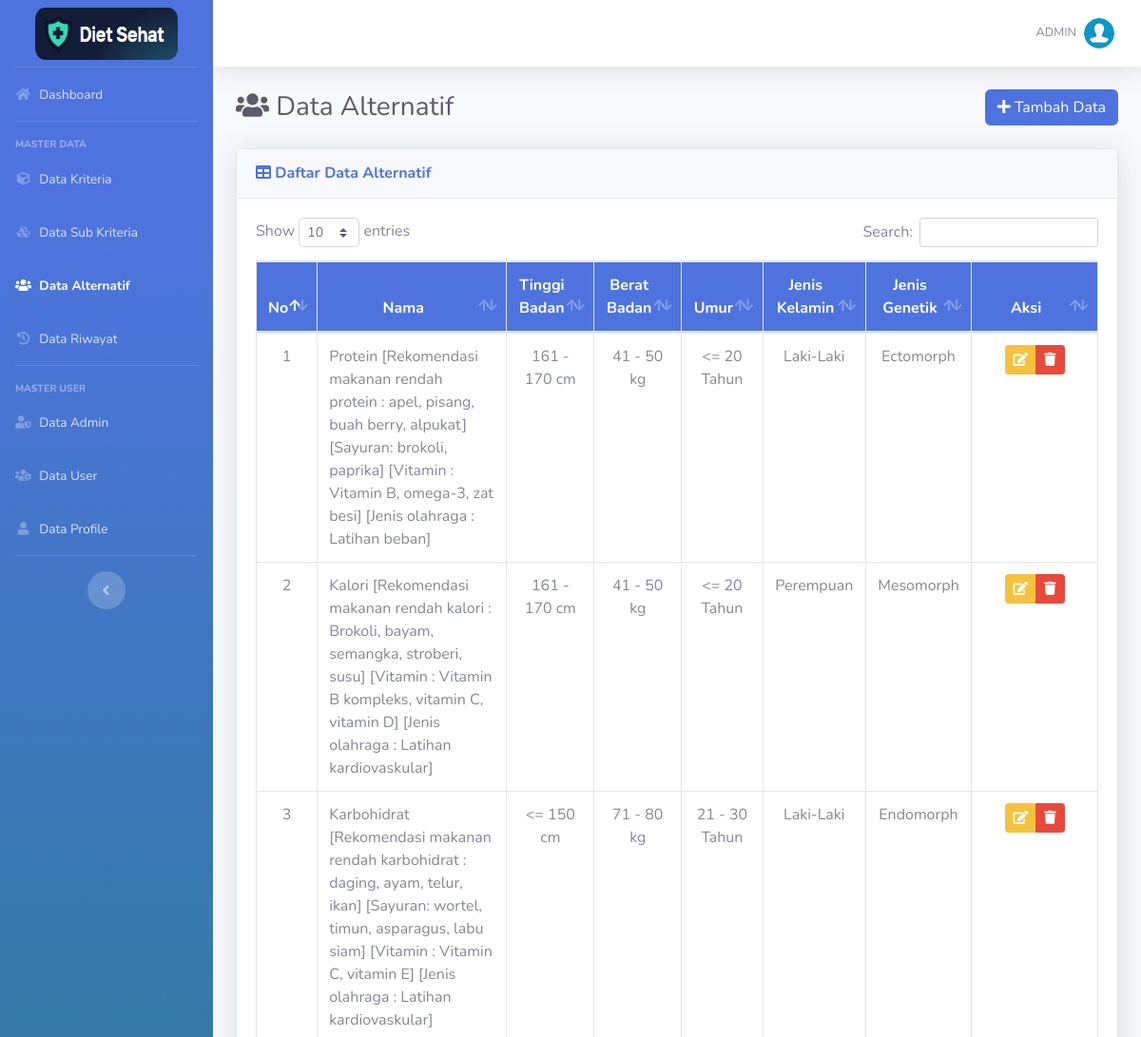
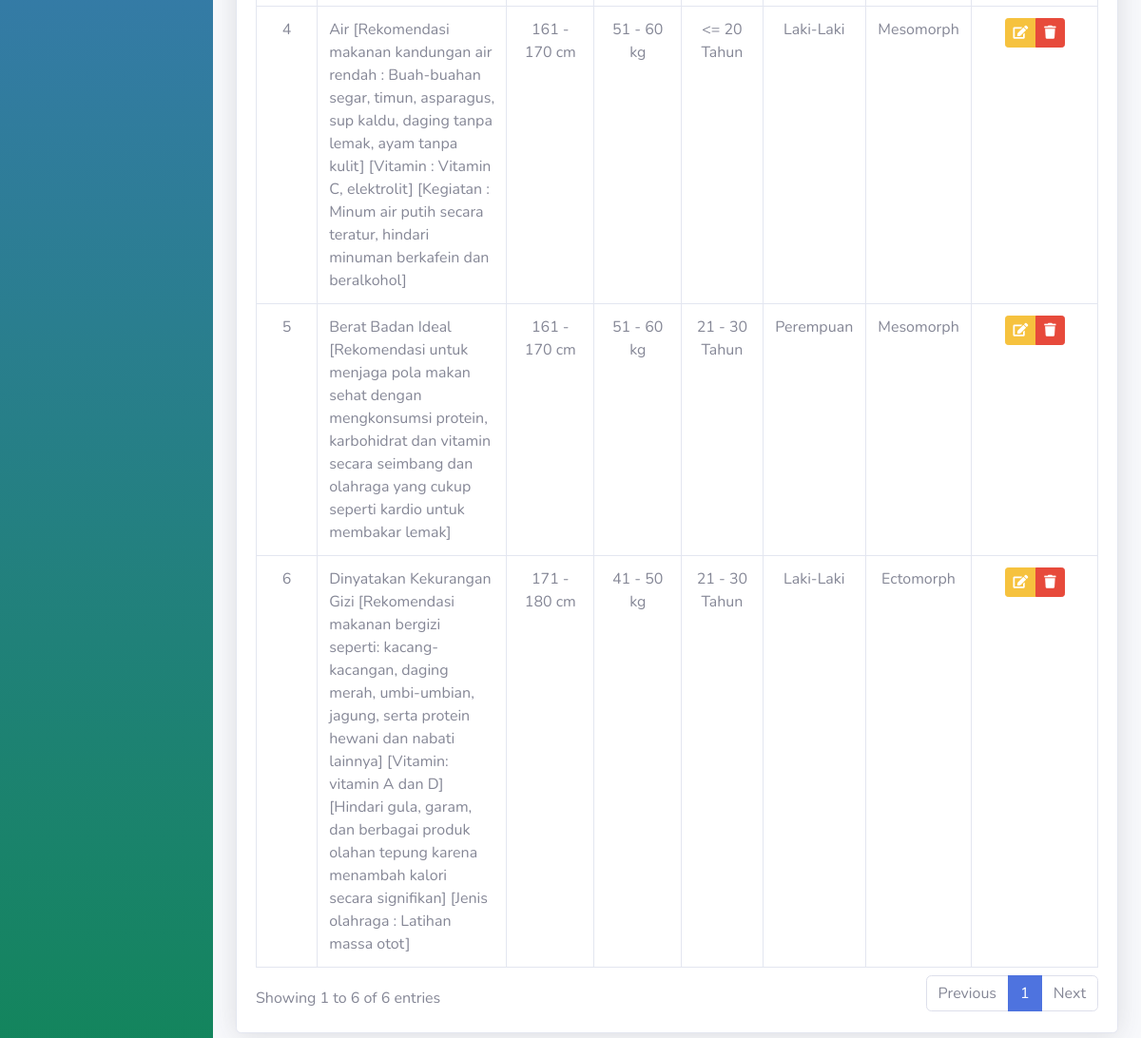
The page /list-alternatif.php (signed in) on the database its author committed (2 pictures, top to bottom).
### tables this page shows
CREATE TABLE `kriteria` (
  `id_kriteria` int(11) NOT NULL,
  `kode_kriteria` varchar(10) NOT NULL,
  `nama` varchar(50) NOT NULL,
  `type` enum('Benefit','Cost') NOT NULL
);

CREATE TABLE `alternatif` (
  `id_alternatif` char(11) NOT NULL,
  `nama` varchar(500) NOT NULL
);

CREATE TABLE `sub_kriteria` (
  `id_sub_kriteria` int(11) NOT NULL,
  `id_kriteria` int(11) NOT NULL,
  `nama` varchar(50) NOT NULL,
  `nilai` float NOT NULL
);

### includes/functions.php (called while the page is built, shortened)
<?php
function get_role() {
	if(isset($_SESSION['user_id']) && isset($_SESSION['role'])) {
		if($_SESSION['role'] == '1') {
			return 'admin';
		} else {
			return 'user';
		}
	} else {
		return false;
	}
}
?>

### list-alternatif.php (the view, shortened to what this page needs)
<?php require_once('includes/init.php'); ?>
<?php
$page = "Alternatif";
require_once('template/header.php');
$kriterias = mysqli_query($koneksi,"SELECT * FROM kriteria ORDER BY kode_kriteria ASC");
?>
<div class="d-sm-flex align-items-center justify-content-between mb-4">
    <h1 class="h3 mb-0 text-gray-800"><i class="fas fa-fw fa-users"></i> Data Alternatif</h1>
    <a href="tambah-alternatif.php" class="btn btn-success"> <i class="fa fa-plus"></i> Tambah Data </a>
</div>
<div class="card shadow mb-4">
    <div class="card-header py-3">
        <h6 class="m-0 font-weight-bold text-success"><i class="fa fa-table"></i> Daftar Data Alternatif</h6>
    </div>
    <div class="card-body">
		<div class="table-responsive">
			<table class="table table-bordered" id="dataTable" width="100%" cellspacing="0">
				<thead class="bg-success text-white">
					<tr align="center">
						<th width="5%">No</th>
						<th>Nama</th>
						<?php foreach ($kriterias as $kriteria): ?>
							<th><?= $kriteria['nama'] ?></th>
						<?php endforeach ?>
						<th width="15%">Aksi</th>
					</tr>
				</thead>
				<tbody>
				<?php
				$no=0;
				$query = mysqli_query($koneksi,"SELECT * FROM alternatif");
				while($data = mysqli_fetch_array($query)):
				$no++;
				?>
					<tr align="center">
						<td><?php echo $no; ?></td>
						<td align="left"><?php echo $data['nama']; ?></td>
						<?php
						$id_alternatif = $data['id_alternatif'];
						foreach ($kriterias as $kriteria):
							$q4 = mysqli_query($koneksi,"SELECT sub_kriteria.nama FROM penilaian JOIN sub_kriteria WHERE penilaian.nilai=sub_kriteria.id_sub_kriteria AND penilaian.id_alternatif='$id_alternatif' AND penilaian.id_kriteria='$kriteria[id_kriteria]'");
							$t = mysqli_fetch_array($q4);
							$nilai = $t['nama'];
							echo '<td>';
							echo $nilai;
							echo '</td>';
						endforeach
						?>
						<td>
							<div class="btn-group" role="group">
								<a data-toggle="tooltip" data-placement="bottom" title="Edit Data" href="edit-alternatif.php?id=<?php echo $data['id_alternatif']; ?>" class="btn btn-warning btn-sm"><i class="fa fa-edit"></i></a>
								<a  data-toggle="tooltip" data-placement="bottom" title="Hapus Data" href="hapus-alternatif.php?id=<?php echo $data['id_alternatif']; ?>" onclick="return confirm ('Apakah anda yakin untuk meghapus data ini')" class="btn btn-danger btn-sm"><i class="fa fa-trash"></i></a>
							</div>
						</td>
					</tr>
				<?php endwhile; ?>
				</tbody>
			</table>
		</div>
	</div>
</div>
<?php
require_once('template/footer.php');
?>

### template/header.php (shortened to what this page needs)
<!DOCTYPE html>
<html lang="en">
<head>
  <link href="assets/vendor/fontawesome-free/css/all.min.css" rel="stylesheet" type="text/css">
  <link href="assets/css/sb-admin-2.min.css" rel="stylesheet">
  <link href="assets/css/sb-admin-2 copy.css" rel="stylesheet">
  <link href="assets/vendor/datatables/dataTables.bootstrap4.min.css" rel="stylesheet">
</head>
<body id="page-top">
  <div id="wrapper">
    <ul class="navbar-nav bg-gradient-success sidebar sidebar-dark accordion" id="accordionSidebar">
      <a class="sidebar-brand d-flex align-items-center justify-content-center" href="index.php">
        <div class="sidebar-brand-icon rotate-n-30">
        <img src="assets/img/dietsehat.png" width="150" height="55">
        </div>
      </a>
      <hr class="sidebar-divider my-0">
      <li class="nav-item <?php if($page == "Dashboard"){echo "active";} ?>">
        <a class="nav-link" href="index.php">
          <i class="fas fa-fw fa-home"></i>
          <span>Dashboard</span></a>
      </li>
	  <?php
	  $user_role = get_role();
	  if($user_role == 'admin') {
	  ?>
      <hr class="sidebar-divider">
      <div class="sidebar-heading">
        Master Data
      </div>
	  <li class="nav-item <?php if($page == "Kriteria"){echo "active";} ?>">
        <a class="nav-link" href="list-kriteria.php">
          <i class="fas fa-fw fa-cube"></i>
          <span>Data Kriteria</span></a>
      </li>
	  <li class="nav-item <?php if($page == "Sub Kriteria"){echo "active";} ?>">
        <a class="nav-link" href="list-sub-kriteria.php">
          <i class="fas fa-fw fa-cubes"></i>
          <span>Data Sub Kriteria</span></a>
      </li>
	  <li class="nav-item <?php if($page == "Alternatif"){echo "active";} ?>">
        <a class="nav-link" href="list-alternatif.php">
          <i class="fas fa-fw fa-users"></i>
          <span>Data Alternatif</span></a>
      </li>
	  <li class="nav-item <?php if($page == "Riwayat"){echo "active";} ?>">
        <a class="nav-link" href="riwayat.php">
          <i class="fas fa-fw fa-history"></i>
          <span>Data Riwayat</span></a>
      </li>
      <hr class="sidebar-divider">
      <div class="sidebar-heading">
        Master User
      </div>
	  <li class="nav-item <?php if($page == "Admin"){echo "active";} ?>">
        <a class="nav-link" href="list-admin.php">
          <i class="fas fa-fw fa-user-shield"></i>
          <span>Data Admin</span></a>
      </li>
	  <li class="nav-item <?php if($page == "User"){echo "active";} ?>">
        <a class="nav-link" href="list-user.php">
          <i class="fas fa-fw fa-users-cog"></i>
          <span>Data User</span></a>
      </li>
	  <li class="nav-item <?php if($page == "Profile"){echo "active";} ?>">
        <a class="nav-link" href="list-profile.php">
          <i class="fas fa-fw fa-user"></i>
          <span>Data Profile</span></a>
      </li>
	  <?php
	  }
	  ?>
      <hr class="sidebar-divider d-none d-md-block">
      <div class="text-center d-none d-md-inline">
        <button class="rounded-circle border-0" id="sidebarToggle"></button>
      </div>
    </ul>
    <div id="content-wrapper" class="d-flex flex-column">
      <div id="content">
        <nav class="navbar navbar-expand navbar-light bg-white topbar mb-4 static-top shadow">
          <ul class="navbar-nav ml-auto">
            <li class="nav-item dropdown no-arrow">
              <a class="nav-link dropdown-toggle" href="#" id="userDropdown" role="button" data-toggle="dropdown" aria-haspopup="true" aria-expanded="false">
                <span class="text-uppercase mr-2 d-none d-lg-inline text-gray-600 small">
					<?php
					echo $_SESSION['nama'];
					?>
				</span>
                <img class="img-profile rounded-circle" src="assets/img/user.png">
              </a>
            </li>
          </ul>
        </nav>
		<div class="container-fluid">

### template/footer.php (shortened to what this page needs)
</div>
</div>
</div>
</body>
</html>

### rows shown on the page
kriteria: nama "Tinggi Badan", sub_kriteria.nama "161 - 170 cm", sub_kriteria.nama "<= 150 cm", sub_kriteria.nama "171 - 180 cm"
kriteria: nama "Berat Badan", sub_kriteria.nama "41 - 50 kg", sub_kriteria.nama "71 - 80 kg", sub_kriteria.nama "51 - 60 kg"
kriteria: nama "Umur", sub_kriteria.nama "<= 20 Tahun", sub_kriteria.nama "21 - 30 Tahun"
kriteria: nama "Jenis Kelamin", sub_kriteria.nama "Laki-Laki", sub_kriteria.nama "Perempuan"
kriteria: nama "Jenis Genetik", sub_kriteria.nama "Ectomorph", sub_kriteria.nama "Mesomorph", sub_kriteria.nama "Endomorph"
alternatif: nama "Protein [Rekomendasi makanan rendah protein : apel, pisang, buah berry, alpukat] [Sayuran: brokoli, paprika] [Vitamin : Vitamin B, omega-3, zat besi] [Jenis olahraga : Latihan beban]"
alternatif: nama "Kalori [Rekomendasi makanan rendah kalori : Brokoli, bayam, semangka, stroberi, susu] [Vitamin : Vitamin B kompleks, vitamin C, vitamin D] [Jenis olahraga : Latihan kardiovaskular]"
alternatif: nama "Karbohidrat [Rekomendasi makanan rendah karbohidrat : daging, ayam, telur, ikan] [Sayuran: wortel, timun, asparagus, labu siam] [Vitamin : Vitamin C, vitamin E] [Jenis olahraga : Latihan kardiovaskular]"
alternatif: nama "Air [Rekomendasi makanan kandungan air rendah : Buah-buahan segar, timun, asparagus, sup kaldu, daging tanpa lemak, ayam tanpa kulit] [Vitamin : Vitamin C, elektrolit] [Kegiatan : Minum air putih secara teratur, hindari minuman berkafein dan beralkohol]"
alternatif: nama "Berat Badan Ideal [Rekomendasi untuk menjaga pola makan sehat dengan mengkonsumsi protein, karbohidrat dan vitamin secara seimbang dan olahraga yang cukup seperti kardio untuk membakar lemak]"
alternatif: nama "Dinyatakan Kekurangan Gizi [Rekomendasi makanan bergizi seperti: kacang-kacangan, daging merah, umbi-umbian, jagung, serta protein hewani dan nabati lainnya] [Vitamin: vitamin A dan D] [Hindari gula, garam, dan berbagai produk olahan tepung karena menambah kalori secara signifikan] [Jenis olahraga : Latihan massa otot]"

### other values the page prints
$_SESSION['nama'] "ADMIN"
